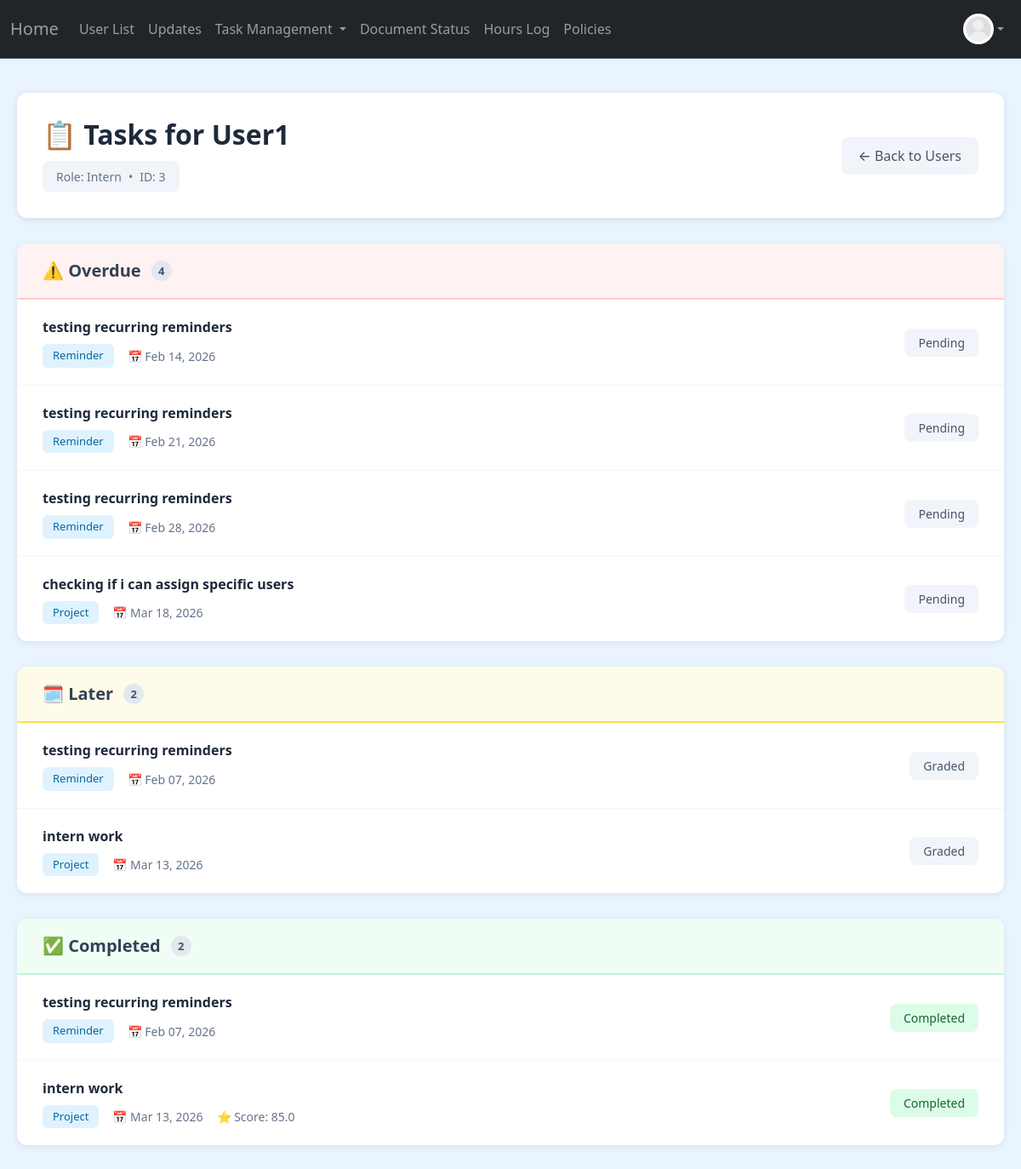
The page /tasks/user?user_id=3 (signed in) on the database its author committed.
### project/models.py (models this page shows, shortened)
class User(db.Model, UserMixin):
    __tablename__ = 'users'
    id: Mapped[int] = mapped_column(primary_key=True)
    name: Mapped[str] = mapped_column()
    email: Mapped[str] = mapped_column(unique=True)
    address: Mapped[str] = mapped_column(default="None Provided")
    password_hash: Mapped[str] = mapped_column(db.String(128))
    date_created: Mapped[datetime] = mapped_column(DateTime, server_default=func.now())
    total_hours: Mapped[float] = mapped_column(default=0.0)
    picture: Mapped[str] = mapped_column(default="default.jpeg")
    role: Mapped[str] = mapped_column(default="user")  # "user", "volunteer", " intern", "board"
    hours: Mapped[List["Hours"]] = relationship("Hours", back_populates="user", cascade="all, delete-orphan")
    documents: Mapped[List["Document"]] = relationship("Document", back_populates="user", cascade="all, delete-orphan")
    task_assignments: Mapped[List["TaskAssignment"]] = relationship(
        "TaskAssignment",
        back_populates="user",
        cascade="all, delete-orphan"
    )

class TaskAssignment(db.Model):
    __tablename__ = 'task_assignments'
    id: Mapped[int] = mapped_column(primary_key=True)
    task_id: Mapped[int] = mapped_column(db.ForeignKey('tasks.id'), name="fk_taskassign_task_id")
    user_id: Mapped[int] = mapped_column(db.ForeignKey('users.id'), name="fk_taskassign_user_id")
    due_date: Mapped[datetime] = mapped_column(DateTime, nullable=False)
    status: Mapped[str] = mapped_column(default="pending")
    upload: Mapped[bool] = mapped_column(default=False)
    filename: Mapped[str] = mapped_column(nullable=True)
    score: Mapped[float] = mapped_column(nullable=True)
    score_denominator: Mapped[float] = mapped_column(nullable=True)
    comments: Mapped[str] = mapped_column(default="")
    task: Mapped["Task"] = relationship("Task", back_populates="assignments")
    user: Mapped["User"] = relationship("User", back_populates="task_assignments")

class Task(db.Model):
    __tablename__ = 'tasks'
    id = db.Column(db.Integer, primary_key=True)
    title = db.Column(db.String(200), nullable=False)
    description = db.Column(db.Text, nullable=False)
    classification = db.Column(db.String(50), nullable=False)  # 'project' or 'reminder'
    assigned_role = db.Column(db.String(50), nullable=False)   # 'intern', 'volunteer', 'board', 'specific'
    created_by = db.Column(db.Integer, db.ForeignKey('users.id'), nullable=False)
    created_at = db.Column(db.DateTime, default=datetime.utcnow)
    is_recurring = db.Column(db.Boolean, default=False)  # Whether this is a recurring reminder
    recurrence_frequency = db.Column(db.String(50), nullable=True)  # 'daily', 'weekly', 'biweekly', 'monthly'
    recurrence_end_date = db.Column(db.Date, nullable=True)  # When to stop creating new assignments
    skip_review = db.Column(db.Boolean, default=False)  # If True, reminder goes straight to 'graded' when completed
    created_by_user = db.relationship('User', foreign_keys=[created_by], backref='created_tasks', lazy=True)
    assignments: Mapped[List["TaskAssignment"]] = relationship(
        "TaskAssignment",
        back_populates="task",
        cascade="all, delete-orphan"
    )

### app.py (the view)
@app.route("/tasks/user", methods=["GET"])
@login_required
@permission_required('board')
def specific_user_tasks():
    user_id = request.args.get('user_id', type=int)
    if not user_id:
        return redirect(url_for('task_status'))
    user = User.query.get_or_404(user_id)
    assignments = TaskAssignment.query.filter_by(user_id=user_id).order_by(TaskAssignment.due_date.asc()).all()
    today = datetime.now().date()
    week_start = today - timedelta(days=today.weekday())
    week_end = week_start + timedelta(days=6)
    next_week_start = week_end + timedelta(days=1)
    next_week_end = next_week_start + timedelta(days=6)
    for assignment in assignments:
        due_date = assignment.due_date.date() if assignment.due_date else None
        if due_date:
            if due_date < today and assignment.status != "done" and assignment.status != "graded":
                assignment.is_overdue = True
                assignment.is_this_week = False
                assignment.is_next_week = False
                assignment.is_later = False
            elif week_start <= due_date <= week_end:
                assignment.is_this_week = True
                assignment.is_overdue = False
                assignment.is_next_week = False
                assignment.is_later = False
            elif next_week_start <= due_date <= next_week_end:
                assignment.is_next_week = True
                assignment.is_this_week = False
                assignment.is_overdue = False
                assignment.is_later = False
            else:
                assignment.is_later = True
                assignment.is_this_week = False
                assignment.is_next_week = False
                assignment.is_overdue = False
        else:
            assignment.is_later = True
            assignment.is_this_week = False
            assignment.is_next_week = False
            assignment.is_overdue = False
    return render_template("specific_user_tasks.html", user=user, assignments=assignments)

### app.py (called while the page is built)
@app.context_processor
def inject_now():
    return {
        'now': datetime.now,
        'today': date.today
    }

### project/models.py (called while the page is built)
@login_manager.user_loader
def load_user(user_id):
    return User.query.get(user_id)

### project/templates/specific_user_tasks.html (shortened to what this page needs)
{% extends "base.html" %}
{% block content %}
<div class="tasks-container">
    <div class="page-header">
        <div>
            <h1>📋 Tasks for {{ user.name }}</h1>
            <div class="user-badge" style="margin-top: 12px;">
                <span>Role: {{ user.role.title() }}</span>
                <span>•</span>
                <span>ID: {{ user.id }}</span>
            </div>
        </div>
        <a href="{{ url_for('task_status') }}" class="back-btn">← Back to Users</a>
    </div>
    {% if assignments %}
        {% set overdue_tasks = assignments | selectattr('is_overdue', 'equalto', True) | list %}
        {% if overdue_tasks %}
        <div class="section-card">
            <div class="section-header overdue">
                <h2>⚠️ Overdue</h2>
                <span class="badge-count">{{ overdue_tasks|length }}</span>
            </div>
            <ul class="task-list">
                {% for assignment in overdue_tasks %}
                <a href="{{ url_for('view_task', assignment_id=assignment.id) }}" class="task-item">
                    <div class="task-main">
                        <div class="task-title">
                            {{ assignment.task.title }}
                        </div>
                        <div class="task-meta">
                            <span class="task-type">{{ assignment.task.classification.title() }}</span>
                            <span class="task-date">📅 {{ assignment.due_date.strftime('%b %d, %Y') if assignment.due_date else 'No date' }}</span>
                        </div>
                    </div>
                    <span class="task-status status-pending">{{ assignment.status.replace('_', ' ').title() }}</span>
                </a>
                {% endfor %}
            </ul>
        </div>
        {% endif %}
        {% set this_week_tasks = assignments | selectattr('is_this_week', 'equalto', True) | list %}
        {% set next_week_tasks = assignments | selectattr('is_next_week', 'equalto', True) | list %}
        {% set later_tasks = assignments | selectattr('is_later', 'equalto', True) | list %}
        {% if later_tasks %}
        <div class="section-card">
            <div class="section-header later">
                <h2>🗓️ Later</h2>
                <span class="badge-count">{{ later_tasks|length }}</span>
            </div>
            <ul class="task-list">
                {% for assignment in later_tasks %}
                <a href="{{ url_for('view_task', assignment_id=assignment.id) }}" class="task-item">
                    <div class="task-main">
                        <div class="task-title">
                            {{ assignment.task.title }}
                        </div>
                        <div class="task-meta">
                            <span class="task-type">{{ assignment.task.classification.title() }}</span>
                            <span class="task-date">📅 {{ assignment.due_date.strftime('%b %d, %Y') if assignment.due_date else 'No date' }}</span>
                        </div>
                    </div>
                    <span class="task-status status-pending">{{ assignment.status.replace('_', ' ').title() }}</span>
                </a>
                {% endfor %}
            </ul>
        </div>
        {% endif %}
        {% set pending_review = assignments | selectattr('status', 'equalto', 'done') | list %}
        {% set completed = assignments | selectattr('status', 'equalto', 'graded') | list %}
        {% if completed %}
        <div class="section-card">
            <div class="section-header completed">
                <h2>✅ Completed</h2>
                <span class="badge-count">{{ completed|length }}</span>
            </div>
            <ul class="task-list">
                {% for assignment in completed %}
                <a href="{{ url_for('view_task', assignment_id=assignment.id) }}" class="task-item">
                    <div class="task-main">
                        <div class="task-title">
                            {{ assignment.task.title }}
                        </div>
                        <div class="task-meta">
                            <span class="task-type">{{ assignment.task.classification.title() }}</span>
                            <span class="task-date">📅 {{ assignment.due_date.strftime('%b %d, %Y') if assignment.due_date else 'No date' }}</span>
                            {% if assignment.score is not none %}
                            <span class="task-date">⭐ Score: {{ assignment.score }}{% if assignment.score_denominator is not none %} / {{ assignment.score_denominator }}{% endif %}</span>
                            {% endif %}
                        </div>
                    </div>
                    <span class="task-status status-graded">Completed</span>
                </a>
                {% endfor %}
            </ul>
        </div>
        {% endif %}
    {% endif %}
</div>
{% endblock %}

### project/templates/base.html (shortened to what this page needs)
<!DOCTYPE html>
<html>
  <head>
    <link href="https://cdn.jsdelivr.net/npm/bootstrap@5.3.8/dist/css/bootstrap.min.css" rel="stylesheet">
  </head>
  <body>
    <nav class="navbar navbar-expand bg-dark border-bottom border-body" data-bs-theme="dark">
      <div class="container-fluid d-flex">
        <a class="navbar-brand" id="home-link"
            href="{% if current_user.is_authenticated and current_user.role == 'admin' %}
              {{ url_for('admin_dashboard') }}
            {% elif current_user.is_authenticated and current_user.role == 'board' %}
              {{ url_for('board_dashboard') }}
            {% elif current_user.is_authenticated and current_user.role == 'volunteer' %}
                {{ url_for('volunteer_dashboard') }}
            {% elif current_user.is_authenticated and current_user.role == 'intern' %}
                {{ url_for('intern_dashboard') }}
            {% else %}
              {{ url_for('user_dashboard') }}
          {% endif %}">
          Home
        </a>
        <ul class="navbar-nav mb-2 mb-lg-0 d-flex flex-row">
          {% if current_user.is_authenticated and current_user.role != 'user' %}
            {% if current_user.role == 'admin' or current_user.role == 'board' %}
              <li class="nav-item">
                <a class="nav-link" href="{{ url_for('user_list') }}">User List</a>
              </li>
              <li class="nav-item">
              <a class="nav-link"
              href="{{ url_for('notification') }}">
                  Updates </a>
              </li>
                <li class="nav-item dropdown">
                  <a class="nav-link dropdown-toggle" href="#" id="taskDropdown" role="button" aria-expanded="false">
                    Task Management
                  </a>
                </li>
            {% else %}
                <li class="nav-item">
                  <a class="nav-link" href="{{ url_for('my_tasks') }}">Tasks Status</a>
                </li>
            {% endif %}
            <li class="nav-item">
              <a class="nav-link" href="{{ url_for('document_status') }}">Document Status</a>
            </li>
            <li class="nav-item">
              <a class="nav-link"
              href="{{ url_for('hours_log') }}">
                  Hours Log </a>
            </li>
            <li class="nav-item">
              <a class="nav-link"
              href="{{ url_for('policies') }}">
                  Policies </a>
            </li>
          {% endif %}
        </ul>
        {% if current_user.is_authenticated %}
        <ul class="navbar-nav ms-auto mb-2 mb-lg-0">
          <li class="nav-item dropdown">
            <a class="nav-link d-flex align-items-center dropdown-toggle" href="#" id="profileDropdown" role="button" aria-expanded="false">
              <img src="{{ url_for('static', filename='profile_pics/' ~ current_user.picture ) }}" alt="Profile" style="height:36px;width:36px;border-radius:50%;">
            </a>
          </li>
        </ul>
        {% endif %}
      </div>
    </nav>
    {% block content %}
    {% endblock %}
  </body>
</html>

### project/templates/specific_user_tasks.html (style rules this page uses)
.tasks-container { max-width: 1400px; margin: 0 auto; padding: 40px 20px; }
.page-header { background: white; padding: 30px; border-radius: 12px; box-shadow: 0 2px 8px rgba(0,0,0,0.1); margin-bottom: 30px; display: flex; justify-content: space-between; align-items: center; }
.page-header h1 { margin: 0; color: #1e293b; font-size: 32px; font-weight: 600; }
.back-btn { display: inline-flex; align-items: center; gap: 8px; padding: 10px 20px; background-color: #f1f5f9; color: #475569; border-radius: 8px; text-decoration: none; font-weight: 500; transition: background-color 0.2s; }
.section-card { background: white; border-radius: 12px; box-shadow: 0 2px 8px rgba(0,0,0,0.08); margin-bottom: 30px; overflow: hidden; }
.section-header { padding: 20px 30px; border-bottom: 2px solid #f1f5f9; display: flex; align-items: center; gap: 12px; }
.section-header h2 { margin: 0; font-size: 20px; font-weight: 600; color: #334155; }
.section-header.overdue { background-color: #fef2f2; border-bottom-color: #fecaca; }
.section-header.later { background-color: #fefce8; border-bottom-color: #fde047; }
.section-header.completed { background-color: #f0fdf4; border-bottom-color: #bbf7d0; }
.task-list { padding: 0; margin: 0; list-style: none; }
.task-item { padding: 20px 30px; border-bottom: 1px solid #f1f5f9; display: flex; align-items: center; justify-content: space-between; transition: background-color 0.2s, transform 0.1s; text-decoration: none; color: inherit; cursor: pointer; }
.task-item:last-child { border-bottom: none; }
.task-main { flex: 1; min-width: 0; }
.task-title { font-size: 16px; font-weight: 600; color: #1e293b; margin-bottom: 4px; }
.task-meta { display: flex; gap: 16px; align-items: center; margin-top: 8px; }
.task-type { display: inline-flex; align-items: center; padding: 4px 12px; background-color: #e0f2fe; color: #0369a1; border-radius: 6px; font-size: 13px; font-weight: 500; }
.task-date { color: #64748b; font-size: 14px; display: flex; align-items: center; gap: 6px; }
.task-status { display: inline-flex; align-items: center; padding: 6px 16px; border-radius: 8px; font-size: 14px; font-weight: 500; white-space: nowrap; }
.status-pending { background-color: #f1f5f9; color: #475569; }
.status-graded { background-color: #dcfce7; color: #166534; }
.badge-count { display: inline-flex; align-items: center; justify-content: center; min-width: 24px; height: 24px; padding: 0 8px; background-color: #e2e8f0; color: #475569; border-radius: 12px; font-size: 13px; font-weight: 600; }
.user-badge { display: inline-flex; align-items: center; gap: 8px; padding: 8px 16px; background-color: #f1f5f9; border-radius: 8px; font-size: 14px; color: #64748b; }

### project/templates/base.html (style rules this page uses)
body { background-color: #eaf4ff; }
.dropdown { position: relative; display: inline-block; }
.navbar-brand { color: rgba(255,255,255,0.55) !important; }
.navbar-nav .nav-link { color: rgba(255,255,255,0.55) !important; }

### rows shown on the page
User: picture (placeholder picture)
User: name "User1", role "Intern", id "3"
TaskAssignment: task "testing recurring reminders", task.classification "Reminder", due_date "Feb 14, 2026", status.replace "Pending"
TaskAssignment: task "testing recurring reminders", task.classification "Reminder", due_date "Feb 21, 2026", status.replace "Pending"
TaskAssignment: task "testing recurring reminders", task.classification "Reminder", due_date "Feb 28, 2026", status.replace "Pending"
TaskAssignment: task "checking if i can assign specific users", task.classification "Project", due_date "Mar 18, 2026", status.replace "Pending"
TaskAssignment: task "testing recurring reminders", task.classification "Reminder", due_date "Feb 07, 2026", status.replace "Graded"
TaskAssignment: task "intern work", task.classification "Project", due_date "Mar 13, 2026", status.replace "Graded", score "85.0"

### other values the page prints
{{ overdue_tasks|length }} "4"
{{ later_tasks|length }} "2"
{{ completed|length }} "2"
